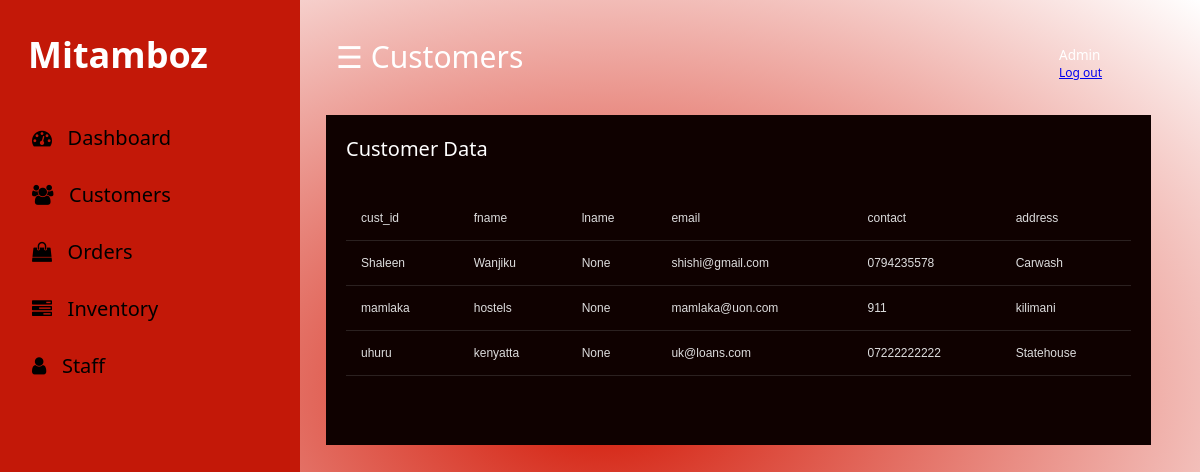
Page /customers on the committed database.
### tables this page shows
CREATE TABLE customers (fname VARCHAR(25), lname VARCHAR(25), cust_id VARCHAR(50) PRIMARY KEY, email VARCHAR(25), contact VARCHAR(25),address VARCHAR (25) );

### app.py (the view)
@app.route("/customers")
def customers():
    cursor.execute('SELECT * FROM customers')
    customers = cursor.fetchall()
    return render_template("customers.html", customers=customers)

### templates/customers.html (shortened to what this page needs)
<!Doctype HTML>
<html>
<head>
	<link rel="stylesheet" href="static/admin.css" type="text/css"/>
	<link rel="stylesheet" href="https://cdnjs.cloudflare.com/ajax/libs/font-awesome/4.7.0/css/font-awesome.min.css">
</head>
<body>
<div id="mySidenav" class="sidenav">
	<p class="logo">Mitamboz</p>
  <a href="/dashboard" class="icon-a"><i class="fa fa-dashboard icons"></i> &nbsp;&nbsp;Dashboard</a>
  <a href="/customers"class="icon-a"><i class="fa fa-users icons"></i> &nbsp;&nbsp;Customers</a>
  <a href="/orders"class="icon-a"><i class="fa fa-shopping-bag icons"></i> &nbsp;&nbsp;Orders</a>
  <a href="/inventory"class="icon-a"><i class="fa fa-tasks icons"></i> &nbsp;&nbsp;Inventory</a>
  <a href="/staff"class="icon-a"><i class="fa fa-user icons"></i> &nbsp;&nbsp;Staff</a>
	</div>
<div id="main">
	<div class="head">
		<div class="col-div-6">
			<span style="font-size:30px;cursor:pointer; color: white;" class="nav"  >&#9776; Customers</span>
		</div>
		<div class="col-div-6">
			<div class="profile">
				<p>Admin<span><a href="/admin">Log out</a></span></p>
			</div>
		</div>
	</div>
	<div class="col-div-8">
		<div class="box-8">
			<div class="content-box">
				<p>Customer Data </p>
				<br/>
					<table>
			<thead>
				<tr>
					<td>cust_id</td>
					<td>fname</td>
					<td>lname</td>
					<td>email</td>
					<td>contact</td>
					<td>address</td>
				</tr>
			</thead>
			<tbody>
			{%for member in customers%}
			<tr>
				<td>{{member[0]}}</td>
				<td>{{member[1]}}</td>
				<td>{{member[2]}}</td>
				<td>{{member[3]}}</td>
				<td>{{member[4]}}</td>
				<td>{{member[5]}}</td>
			</tr>
			{%endfor%}
			</tbody>
		</table>
			</div>
		</div>
	</div>
</div>
</body>
</html>

### static/admin.css (style rules this page uses)
body { margin:0px; padding: 0px; background:radial-gradient(#d31a08, #fff);; overflow: hidden; font-family: system-ui; }
.logo { margin: 0px; margin-left: 28px; font-weight: bold; color: white; margin-bottom: 30px; }
.sidenav { height: 100%; width: 300px; position: fixed; z-index: 1; top: 0; left: 0; background-color: #c31808; overflow: hidden; transition: 0.5s; padding-top: 30px; }
.sidenav a { padding: 15px 8px 15px 32px; text-decoration: none; font-size: 20px; color: #000000; display: block; transition: 0.3s; }
.sidenav { position: absolute; top: 0; right: 25px; font-size: 36px; }
#main { transition: margin-left .5s; padding: 16px; margin-left: 300px; }
.head { padding:20px; }
.col-div-6 { width: 50%; float: left; }
.profile { display: inline-block; float: right; width: 160px; }
.profile p { color: white; font-weight: 500; margin-left: 55px; margin-top: 10px; font-size: 13.5px; }
.profile p span { font-weight: 400; font-size: 12px; display: block; color: #8e8b8b; }
.col-div-8 { width: 100%; float: left; height: 200px; }
.content-box { padding: 20px; }
.content-box table { font-size: 12px; margin: 12px 0; color: #777; }
.content-box p { margin: 0px; font-size: 20px; color: #fff; }
.box-8, .box-4 { width: 95%; background-color: #0f0100; height: 330px; }
.box-8 { margin-left: 10px; }
table { font-family: arial, sans-serif; border-collapse: collapse; width: 100%; }
td, th { text-align: left; padding:15px; color: #ddd; border-bottom: 1px solid #81818140; }

### rows in the picture
customers: fname "uhuru", lname "kenyatta", member "None", email "uk@loans.com", contact "07222222222", address "Statehouse"

### other values in the picture
{{ member[0] }} "Shaleen" "mamlaka"
{{ member[1] }} "Wanjiku" "hostels"
{{ member[2] }} "None" "None"
{{ member[3] }} "shishi@gmail.com" "mamlaka@uon.com"
{{ member[4] }} "0794235578" "911"
{{ member[5] }} "Carwash" "kilimani"
